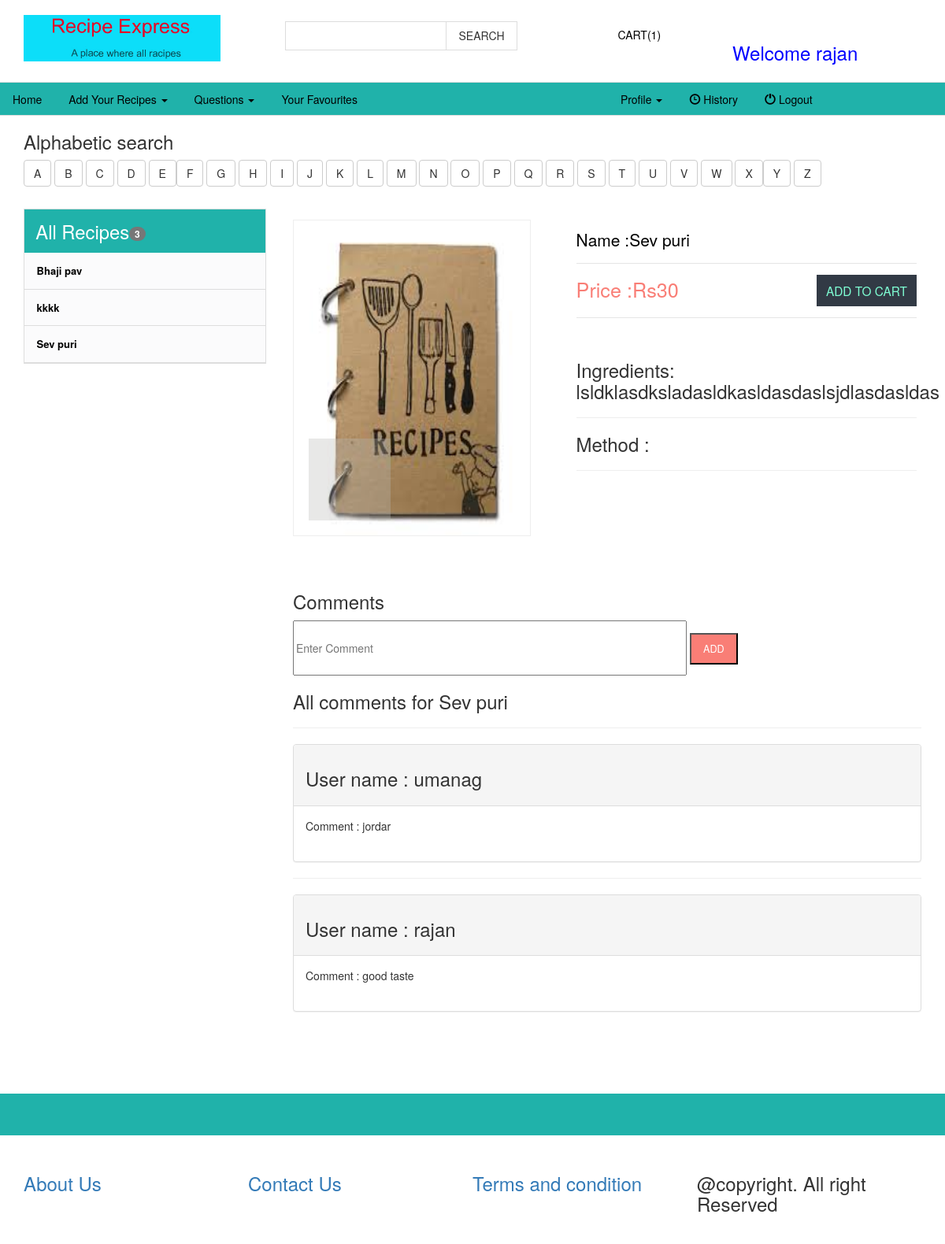
Screenshot of /user/single.php?id=2 (signed in) with the database file from the repository.
### tables this page shows
CREATE TABLE IF NOT EXISTS `user_tbl` (
  `email_id` varchar(50) NOT NULL,
  `user_name` varchar(10) NOT NULL,
  `password` varchar(100) NOT NULL,
  `address` varchar(200) NOT NULL,
  `area` varchar(30) NOT NULL,
  `zipcode` int(6) NOT NULL,
  `mobile_no` int(10) NOT NULL,
  `gender` varchar(6) NOT NULL,
  `ship_address` varchar(300) NOT NULL,
  `type` varchar(10) NOT NULL,
  PRIMARY KEY (`email_id`)
);

CREATE TABLE IF NOT EXISTS `racipe_tbl` (
  `racipe_id` int(5) NOT NULL AUTO_INCREMENT,
  `racipe_name` varchar(20) NOT NULL,
  `racipe_img` varchar(300) NOT NULL,
  `racipe_ingredient` varchar(400) NOT NULL,
  `method` varchar(1000) NOT NULL,
  `racipe_price` varchar(10) NOT NULL,
  `status` varchar(20) NOT NULL,
  `email_id` varchar(50) NOT NULL,
  PRIMARY KEY (`racipe_id`)
);

CREATE TABLE IF NOT EXISTS `comment_tbl` (
  `comment_id` int(4) NOT NULL AUTO_INCREMENT,
  `comment` varchar(100) NOT NULL,
  `racipe_id` int(4) NOT NULL,
  `email_id` varchar(50) NOT NULL,
  PRIMARY KEY (`comment_id`)
);

### database.php (called while the page is built, shortened)
<?php
class database
{
public function connection()
{
	$con=mysql_connect('localhost','root','');
    return $con;
}
    public function sidebar_recipes_count()
    {
	$con=mysql_connect('localhost','root','');
    $res1=mysql_query("select * from racipe_tbl",$con);
    $cnt=mysql_num_rows($res1);
    return $cnt;
    }
	public function cart_cnt($id)
	{
		$res=mysql_query("select * from order_tbl where email_id='$id' and status='cart'",$this->connection());
		$cnt=mysql_num_rows($res);
        return $cnt;
	}
	public function getUserName($id)
   {
	   $con=mysql_connect("localhost","root","");
	$res=mysql_query("select * from user_tbl where email_id='$id'",$con);
	return $res;
   }
}
 ?>

### user/single.php (the view, shortened to what this page needs)
<!DOCTYPE html>
<html>
<head>
<link href="../css/bootstrap.css" rel="stylesheet" type="text/css" media="all" />
<link href="../css/style.css" rel="stylesheet" type="text/css" media="all" />
<link rel="stylesheet" href="../css/etalage.css" type="text/css" media="all" />
<link href="../Content/bootstrap.css" rel="stylesheet"/>
</head>
<body>
	<?php
	include '../database.php';
	include 'user_header.php';
	?>
	<div class="container">
<div class="row">
<div class="col-md-12">
<?php
include '../alphaser.php';
?>
</div>
</div>
</div>
	 <div class="container">
	 	<?php
		$id=$_REQUEST["id"];
$con=mysql_connect('localhost','root','');
	$cnt1=mysql_query("select * from racipe_tbl where racipe_id=$id",$con);
	while($row=mysql_fetch_assoc($cnt1))
	{
	 echo '	<div class=" single_top">
	      <div class="single_grid">
				<div class="grid images_3_of_2">
						<ul id="etalage">
							<li>
								<a href="optionallink.html">
									<img class="etalage_source_image" src="../images/'.$row["racipe_img"].'" class="img-responsive" title="" />
								</a>
							</li>
						</ul>
						 <div class="clearfix"> </div>
				  </div>
				  <div class="desc1 span_3_of_2">
					<h4>Name :'.$row["racipe_name"].'</h4>
				<div class="cart-b">
					<div class="left-n ">Price :Rs'.$row["racipe_price"].'</div>
				    <a style="color: aquamarine;" class="now-get get-cart-in" href="wishlist1.php?pid='.$row["racipe_id"].'">ADD TO CART</a>
				    <div class="clearfix"></div>
				 </div>
				 <br/>
				<h3>Ingredients: '.$row["racipe_ingredient"].'</h3>
				<hr/>
				<h3>Method :'.$row["method"].'</h3>
				<hr/>
				</div>
          	    <div class="clearfix"> </div>
          	   </div>';
			   $rname=$row["racipe_name"];
	}
			?>
			<form method="post" action="">
			<h3>Comments</h3>
			<input type="text" name="comment" placeholder="Enter Comment" style="width:500px;height:70px;">
			<input type="submit" name="btn" class="acount-btn"  value="Add">
			<h3>All comments for <?php echo $rname; ?> </h3>
			<?php
					$con=mysql_connect('localhost','root','');
					$res=mysql_query("select c.*,u.* from comment_tbl as c,user_tbl as u where c.email_id=u.email_id and c.racipe_id='$id' order by c.comment_id desc",$con);
					while($row=mysql_fetch_assoc($res))
		{
		echo "<hr>";
		echo '<div class="panel panel-default">
  <div class="panel-heading"><h3>User name : '.$row["user_name"].'</h3></div>
  <div class="panel-body">
    Comment : '.$row["comment"].'
	</div>
	<br>
</div> </hr>';
}
			?>
				</form>
          	   <?php
			   include 'sidebar.php';
			   ?>
          	   </div>
	<?php
	include 'footer.php';
	?>
</body>
</html>

### user/user_header.php (shortened to what this page needs)
		<div class="bottom-header">
			<div class="container">
				<div class="header-bottom-left">
					<div class="logo">
						<a href="user_profile.php">
							<img src="../images/rec_logo1.jpg" style="width:250px;" alt=" " /></a>
					</div>
<form action="" method="post">
				<div class="search">
						<input type="text" value="" name="serch" id="search-box"  >
						<input type="submit" name="btnser" value="SEARCH">
					</div>
					</form>
					<div class="clearfix"> </div>
				</div>
				<div class="header-bottom-right">
							</ul>--><?php
$id= $_SESSION["uname"];
$obj=new database();
$res=$obj->cart_cnt($id);
 ?>
						<div class="cart"><a href="cart_display.php"><span> </span>CART(<?php echo $res; ?>)</a></div>
<?php
$obj=new database();
$res=$obj->getUserName($id);
	while($row=mysql_fetch_assoc($res))
	{
		$uname=$row["user_name"];
	}
?>
					<h3 style="color:blue;"><?php echo "Welcome ".$uname; ?></h3>
				</div>
			</div>
		</div>
<ul class="nav nav-tabs" style="background-color:lightseagreen;">
  <li role="presentation"><a href="user_profile.php" style="color:black; margin-right: 20;">Home</a></li>
  <li class="dropdown" >
          <a href="add_rec.php" style="color:black;" class="dropdown-toggle" data-toggle="dropdown" role="button" aria-haspopup="true" aria-expanded="false">Add Your Recipes <span class="caret"></span></a>
        </li>
  <li class="dropdown" >
          <a href="question.php" style="color:black;" class="dropdown-toggle" data-toggle="dropdown" role="button" aria-haspopup="true" aria-expanded="false">Questions <span class="caret"></span></a>
        </li>
  <li role="presentation"><a href="allfav.php" style="color:black; margin-right: 20;">Your Favourites</a></li>
  <li class="dropdown" style="margin-left:300px">
          <a href="#" style="color:black;" class="dropdown-toggle" data-toggle="dropdown" role="button" aria-haspopup="true" aria-expanded="false">Profile <span class="caret"></span></a>
        </li>
  <li role="presentation"><a href="history_display.php" style="color:black; margin-right: 20;"><span class="glyphicon glyphicon-time" aria-hidden="true"></span> History</a></li>
		<li role="presentation"><a href="logout.php" style="color:black; margin-right: 20;"><span class="glyphicon glyphicon-off" aria-hidden="true"></span> Logout</a></li>
  </ul>

### user/sidebar.php (shortened to what this page needs)
<?php
$res=new database();
$cnt=$res->sidebar_recipes_count();
?>
	   		   </div>
			   <div class="sub-cate">
				<div class=" top-nav rsidebar span_1_of_left">
					<h3 class="cate" style="background:lightseagreen;">All Recipes<span class="badge"><?php echo $cnt;?></span></h3>
		 <?php
	$con=mysql_connect('localhost','root','');
	$cnt1=mysql_query('select * from racipe_tbl group by racipe_name',$con);
 while($row=mysql_fetch_assoc($cnt1))
  {
echo  '<ul class="menu">
				<ul class="kid-menu">
				<li><a href="fordisplay_rec.php?id='.$row["racipe_id"].'" style="font-size:13px;">'.$row["racipe_name"].'</a></li>
			</ul>
	</ul>';
  }
		?>
	</div>
</div>

### css/style.css (style rules this page uses)
body { background: #fff; font-family: 'Open Sans', sans-serif; }
body a { transition: 0.5s all; -webkit-transition: 0.5s all; -o-transition: 0.5s all; -ms-transition: 0.5s all; -moz-transition: 0.5s all; }
.bottom-header { border-bottom: 1px solid #ddd; padding: 0.7em 0 1em; }
.header-bottom-left { float: left; width: 55%; }
.logo { float:left; width: 27%; margin-top:9px; }
.header-bottom-right { float: right; width: 37%; text-align: center; padding-top:1.7em; }
.account,.cart { float:left; width:40%; }
.cart { width:24%; }
.account a,.cart a ,ul.login li a { text-decoration:none; font-size: 1em; color: #000; }
.cart a span { background: url(../images/img-sprite.png) -172px -28px; width: 26px; height: 26px; display: inline-block; vertical-align: middle; }
.search { background:#fff; border: 1px solid #ddd; position: relative; width: 47%; float: right; margin: 1.2em 0 0; }
.search input[type="text"] { border: none; outline: none; background: none; font-size:1em; color:#777; width:68%; padding:7px; -webkit-apperance:none; margin:0; -webkit-transition: all 0.5s ease-out; -moz-transition: all 0.5s ease-out; -ms-transition: all 0.5s ease-out; -o-transition: all 0.5s ease-out; }
.search input[type="submit"] { border-left: 1px solid #ddd; outline: none; cursor: pointer; width: 30.6%; height: 35px; padding: 7px; background: none; border-bottom: none; border-top: none; border-right: none; }
h3.cate { color: #fff; font-size: 1.7em; padding: 0.6em ; background: #000; margin: 0; }
ul.kid-menu { display: block !important; }
.menu { width: auto; height: auto; padding: 0; list-style: none; margin: 0; background: #FBFBFC; }
ul { padding: 0; list-style: none; }
.menu ul li a { width: 100%; display: block; position: relative; font-size:1.1em; font-weight: 400; color: #000; text-decoration:none; border-bottom: 1px solid #ddd; font-weight:700; line-height: 3.5em; text-indent: 1.2em; }
.menu ul.kid-menu li a { border-bottom: none; }
ul.kid-menu { padding: 0; margin: 0; }
ul.kid-menu li { list-style: none; border-bottom: 1px solid #ddd; }
.sub-cate,.slide-grid { float: left; }
.top-nav { border: 1px solid #ddd; }
.sub-cate { width: 27%; margin: 2em 2em 0 0; }
a.now-get { font-size: 1.1em; color:#fff; padding:0.6em 0.8em; background:#323A45; text-decoration: none; }
.images_3_of_2 { display: block; float: left; margin: 0 3.6% 0 0; width: 36.2%; }
.desc1 { display: block; float:left; }
.span_3_of_2 { width: 54.2%; margin: 0 0em 0em 3em; }
.single_top { margin:3em 0; }
.women-product,.account_grid,.register,.single_top,.main { width: 70%; float: right; }
.acount-btn { background:#F97E76; color: #FFF; font-size: 0.9em; padding: 0.7em 1.2em; transition: 0.5s all; -webkit-transition: 0.5s all; -moz-transition: 0.5s all; -o-transition: 0.5s all; display: inline-block; text-transform: uppercase; }
.cart-b { margin:3% 0; border-top:1px solid rgba(85, 85, 85, 0.15); border-bottom: 1px solid rgba(85, 85, 85, 0.15); padding:1em 0; }
.span_3_of_2 h4 { font-size: 1.5em; color:#000; line-height: 1.5em; }
.left-n { font-size:1.8em; float:left; color:#F97E76; }
.get-cart-in { float:right; }

### css/etalage.css (style rules this page uses)
#etalage { display: none; margin-bottom: 50px; }
#etalage .etalage_thumb { background:url(../images/loading.gif) center no-repeat; border: 1px solid #eee; }
.etalage, .etalage_thumb, .etalage_thumb_image, .etalage_source_image, .etalage_zoom_preview, .etalage_icon, .etalage_hint { display:none }
.etalage, .etalage ul, .etalage li, .etalage img, .etalage_hint, .etalage_icon, .etalage_description { margin:0; padding:0; border:0; list-style:none }
.etalage, .etalage_magnifier div, .etalage_magnifier div img, .etalage_small_thumbs ul, ul .etalage_small_thumbs li, .etalage_zoom_area div, .etalage_zoom_img { position:relative }
.etalage img, .etalage li { -webkit-user-select:none; -khtml-user-select:none; -moz-user-select:none; -o-user-select:none; user-select:none; -webkit-user-drag:none; -moz-user-drag:none; user-drag:none }
.etalage, .etalage_small_thumbs li { float:left }
.etalage li { position:absolute }
.etalage { direction:ltr }

### rows the page displays
user_tbl: user_name "rajan"
racipe_tbl: racipe_name "Sev puri", racipe_price "30", racipe_ingredient "lsldklasdksladasldkasldasdaslsjdlasdasldas"
comment_tbl: email.user_name "umanag", comment "jordar"
comment_tbl: email.user_name "rajan", comment "good taste"
racipe_tbl: racipe_name "Bhaji pav"
racipe_tbl: racipe_name "kkkk"

### other values shown
$res "1"
$cnt "3"
